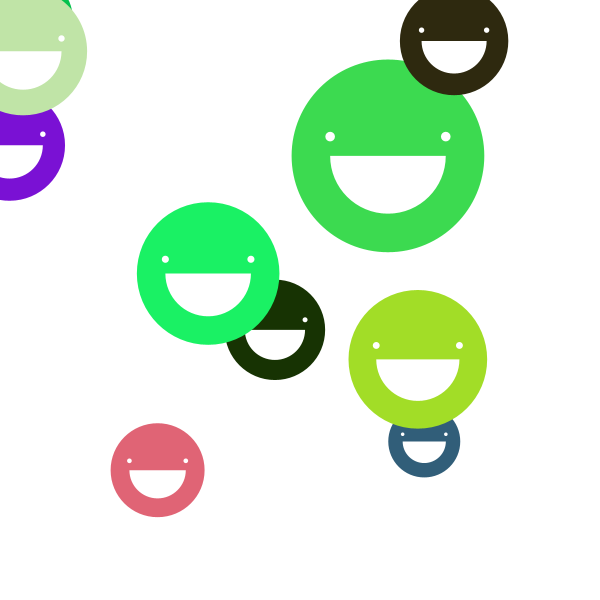
Frame 1 (no input)
Frame 60 (the mouse pressed at the canvas centre just before this capture): identical to frame 1, image omitted
Frame 120 (the mouse held since frame 60 and released just before this capture): identical to frame 1, image omitted

The Processing sketch that drew this single still picture (run headless with seeded random() and noise(); from frame 60 on, the mouse is pressed at the canvas centre):

// Processing sketch: functionFace
// ── functionFace.pde
void setup() {
  size(600, 600);
  background(255);
  for (int i = 0; i< 10; i++) {
    myFunction(random(width), random(height), random(50, 200), color(random(255), random(255), random(255)));
  }
}
void draw() {
}

void myFunction(float x, float y, float s, color c) {
  noStroke();
  fill(c);  
  ellipse(x, y, s, s);
  fill(255);
  ellipse(x-s*0.3, y-s*0.1, s*0.05, s*0.05);
  ellipse(x+s*0.3, y-s*0.1, s*0.05, s*0.05);
  arc(x, y, s*0.6, s*0.6, 0, PI);
}
